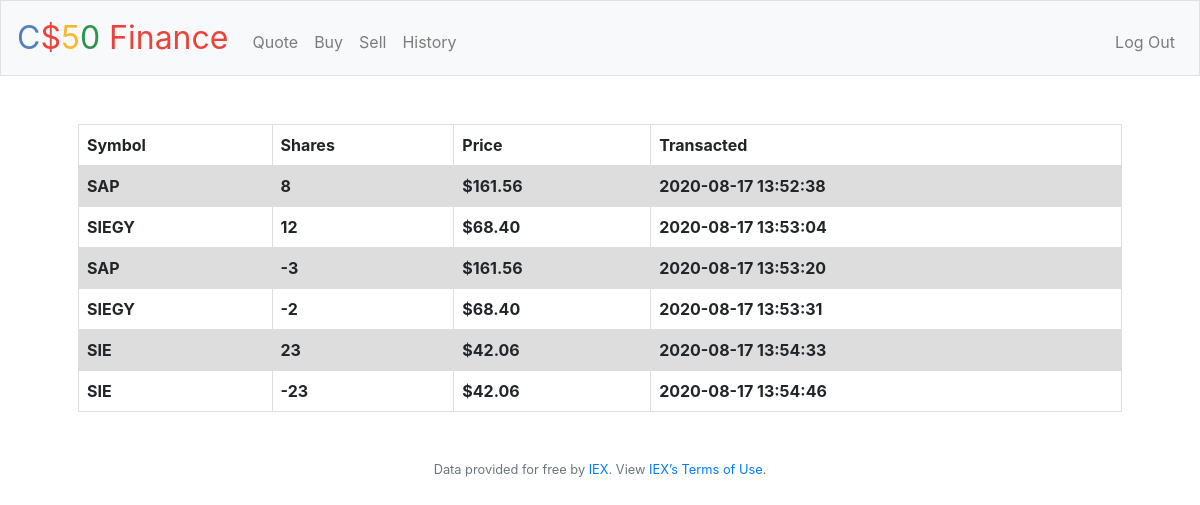
Screenshot of /history (signed in) with the database file from the repository.
### tables this page shows
CREATE TABLE 'history' ('id' integer PRIMARY KEY NOT NULL,'id_user' integer NOT NULL, 'symbol' text NOT NULL, 'shares' integer NOT NULL,'price' numeric NOT NULL, 'time'  time NOT NULL  );

### pset8/finance/application.py (the view)
@app.route("/history")
@login_required
def history():
    positions = db.execute("SELECT symbol, shares, price, time FROM history WHERE id_user = :id", id = session["user_id"])
    for i in range(len(positions)):
        positions[i]['price'] = usd(positions[i]['price'])
    return render_template("history.html", len = len(positions), positions = positions)

### pset8/finance/application.py (called while the page is built)
@app.after_request
def after_request(response):
    response.headers["Cache-Control"] = "no-cache, no-store, must-revalidate"
    response.headers["Expires"] = 0
    response.headers["Pragma"] = "no-cache"
    return response

### pset8/finance/helpers.py (called while the page is built)
def login_required(f):
    @wraps(f)
    def decorated_function(*args, **kwargs):
        if session.get("user_id") is None:
            return redirect("/login")
        return f(*args, **kwargs)
    return decorated_function

def usd(value):
    return f"${value:,.2f}"

### pset8/finance/templates/history.html (shortened to what this page needs)
{% extends "layout.html" %}
{% block main %}
    <table>
        <tr>
            <th>Symbol</th>
            <th>Shares</th>
            <th>Price</th>
            <th>Transacted</th>
        </tr>
        {% for i in range(len) %}
        <tr>
            <th>{{ positions[i]["symbol"] }}</th>
            <th>{{ positions[i]["shares"] }}</th>
            <th>{{ positions[i]["price"] }}</th>
            <th>{{ positions[i]["time"] }}</th>
        </tr>
        {% endfor %}
    </table>
{% endblock %}

### pset8/finance/templates/history.html (style rules this page uses)
table { border-collapse: collapse; width: 100%; }
td, th { border: 1px solid #dddddd; text-align: left; padding: 8px; }
tr:nth-child(even) { background-color: #dddddd; }

### rows the page displays
history: symbol "SAP", shares "8", price "$161.56", time "2020-08-17 13:52:38"
history: symbol "SIEGY", shares "12", price "$68.40", time "2020-08-17 13:53:04"
history: symbol "SAP", shares "-3", price "$161.56", time "2020-08-17 13:53:20"
history: symbol "SIEGY", shares "-2", price "$68.40", time "2020-08-17 13:53:31"
history: symbol "SIE", shares "23", price "$42.06", time "2020-08-17 13:54:33"
history: symbol "SIE", shares "-23", price "$42.06", time "2020-08-17 13:54:46"
